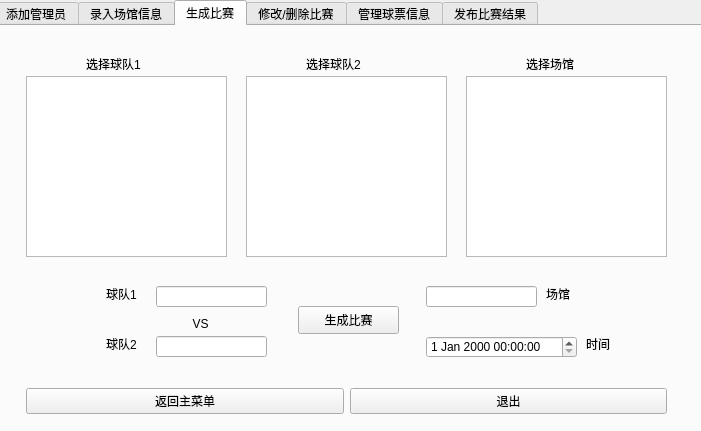
<?xml version="1.0" encoding="UTF-8"?>
<ui version="4.0">
 <class>ManOper</class>
 <widget class="QDialog" name="ManOper">
  <property name="geometry">
   <rect>
    <x>0</x>
    <y>0</y>
    <width>701</width>
    <height>431</height>
   </rect>
  </property>
  <property name="maximumSize">
   <size>
    <width>701</width>
    <height>431</height>
   </size>
  </property>
  <property name="windowTitle">
   <string>Dialog</string>
  </property>
  <widget class="QTabWidget" name="tabWidget">
   <property name="geometry">
    <rect>
     <x>-6</x>
     <y>0</y>
     <width>711</width>
     <height>441</height>
    </rect>
   </property>
   <property name="currentIndex">
    <number>2</number>
   </property>
   <widget class="QWidget" name="tab">
    <attribute name="title">
     <string>添加管理员</string>
    </attribute>
    <widget class="QWidget" name="horizontalLayoutWidget">
     <property name="geometry">
      <rect>
       <x>30</x>
       <y>350</y>
       <width>641</width>
       <height>51</height>
      </rect>
     </property>
     <layout class="QHBoxLayout" name="horizontalLayout">
      <item>
       <widget class="QPushButton" name="pushButton_2">
        <property name="text">
         <string>返回主菜单</string>
        </property>
       </widget>
      </item>
      <item>
       <widget class="QPushButton" name="pushButton">
        <property name="text">
         <string>退出</string>
        </property>
       </widget>
      </item>
     </layout>
    </widget>
    <widget class="QWidget" name="verticalLayoutWidget">
     <property name="geometry">
      <rect>
       <x>290</x>
       <y>60</y>
       <width>211</width>
       <height>201</height>
      </rect>
     </property>
     <layout class="QVBoxLayout" name="verticalLayout">
      <item>
       <widget class="QLineEdit" name="lineEdit"/>
      </item>
      <item>
       <widget class="QLineEdit" name="lineEdit_2"/>
      </item>
      <item>
       <widget class="QLineEdit" name="lineEdit_3"/>
      </item>
     </layout>
    </widget>
    <widget class="QPushButton" name="pushButton_11">
     <property name="geometry">
      <rect>
       <x>260</x>
       <y>280</y>
       <width>181</width>
       <height>31</height>
      </rect>
     </property>
     <property name="text">
      <string>添加</string>
     </property>
    </widget>
    <widget class="QWidget" name="verticalLayoutWidget_2">
     <property name="geometry">
      <rect>
       <x>200</x>
       <y>80</y>
       <width>81</width>
       <height>161</height>
      </rect>
     </property>
     <layout class="QVBoxLayout" name="verticalLayout_2">
      <item>
       <widget class="QLabel" name="label">
        <property name="text">
         <string>请输入账号</string>
        </property>
       </widget>
      </item>
      <item>
       <widget class="QLabel" name="label_2">
        <property name="text">
         <string>请输入密码</string>
        </property>
       </widget>
      </item>
      <item>
       <widget class="QLabel" name="label_3">
        <property name="text">
         <string>请确认密码</string>
        </property>
       </widget>
      </item>
     </layout>
    </widget>
   </widget>
   <widget class="QWidget" name="tab_2">
    <attribute name="title">
     <string>录入场馆信息</string>
    </attribute>
    <widget class="QWidget" name="horizontalLayoutWidget_2">
     <property name="geometry">
      <rect>
       <x>30</x>
       <y>350</y>
       <width>641</width>
       <height>51</height>
      </rect>
     </property>
     <layout class="QHBoxLayout" name="horizontalLayout_2">
      <item>
       <widget class="QPushButton" name="pushButton_3">
        <property name="text">
         <string>返回主菜单</string>
        </property>
       </widget>
      </item>
      <item>
       <widget class="QPushButton" name="pushButton_4">
        <property name="text">
         <string>退出</string>
        </property>
       </widget>
      </item>
     </layout>
    </widget>
    <widget class="QWidget" name="verticalLayoutWidget_3">
     <property name="geometry">
      <rect>
       <x>250</x>
       <y>50</y>
       <width>201</width>
       <height>251</height>
      </rect>
     </property>
     <layout class="QVBoxLayout" name="verticalLayout_3">
      <item>
       <widget class="QLineEdit" name="lineEdit_7"/>
      </item>
      <item>
       <widget class="QLineEdit" name="lineEdit_6"/>
      </item>
      <item>
       <widget class="QLineEdit" name="lineEdit_5"/>
      </item>
     </layout>
    </widget>
    <widget class="QWidget" name="verticalLayoutWidget_4">
     <property name="geometry">
      <rect>
       <x>170</x>
       <y>70</y>
       <width>81</width>
       <height>211</height>
      </rect>
     </property>
     <layout class="QVBoxLayout" name="verticalLayout_4">
      <item>
       <widget class="QLabel" name="label_4">
        <property name="text">
         <string>  场馆名</string>
        </property>
       </widget>
      </item>
      <item>
       <widget class="QLabel" name="label_5">
        <property name="text">
         <string>   地点</string>
        </property>
       </widget>
      </item>
      <item>
       <widget class="QLabel" name="label_6">
        <property name="text">
         <string>可容纳人数</string>
        </property>
       </widget>
      </item>
     </layout>
    </widget>
    <widget class="QWidget" name="verticalLayoutWidget_5">
     <property name="geometry">
      <rect>
       <x>500</x>
       <y>80</y>
       <width>111</width>
       <height>191</height>
      </rect>
     </property>
     <layout class="QVBoxLayout" name="verticalLayout_5">
      <item>
       <spacer name="verticalSpacer_2">
        <property name="orientation">
         <enum>Qt::Vertical</enum>
        </property>
        <property name="sizeHint" stdset="0">
         <size>
          <width>20</width>
          <height>40</height>
         </size>
        </property>
       </spacer>
      </item>
      <item>
       <widget class="QPushButton" name="pushButton_12">
        <property name="text">
         <string>录入场馆信息</string>
        </property>
       </widget>
      </item>
      <item>
       <spacer name="verticalSpacer">
        <property name="orientation">
         <enum>Qt::Vertical</enum>
        </property>
        <property name="sizeHint" stdset="0">
         <size>
          <width>20</width>
          <height>40</height>
         </size>
        </property>
       </spacer>
      </item>
      <item>
       <widget class="QPushButton" name="pushButton_14">
        <property name="text">
         <string>删除场馆信息</string>
        </property>
       </widget>
      </item>
      <item>
       <spacer name="verticalSpacer_3">
        <property name="orientation">
         <enum>Qt::Vertical</enum>
        </property>
        <property name="sizeHint" stdset="0">
         <size>
          <width>20</width>
          <height>40</height>
         </size>
        </property>
       </spacer>
      </item>
     </layout>
    </widget>
   </widget>
   <widget class="QWidget" name="tab_3">
    <attribute name="title">
     <string>生成比赛</string>
    </attribute>
    <widget class="QWidget" name="horizontalLayoutWidget_3">
     <property name="geometry">
      <rect>
       <x>30</x>
       <y>350</y>
       <width>641</width>
       <height>51</height>
      </rect>
     </property>
     <layout class="QHBoxLayout" name="horizontalLayout_3">
      <item>
       <widget class="QPushButton" name="pushButton_5">
        <property name="text">
         <string>返回主菜单</string>
        </property>
       </widget>
      </item>
      <item>
       <widget class="QPushButton" name="pushButton_6">
        <property name="text">
         <string>退出</string>
        </property>
       </widget>
      </item>
     </layout>
    </widget>
    <widget class="QTableView" name="tableView">
     <property name="geometry">
      <rect>
       <x>30</x>
       <y>50</y>
       <width>201</width>
       <height>181</height>
      </rect>
     </property>
    </widget>
    <widget class="QTableView" name="tableView_2">
     <property name="geometry">
      <rect>
       <x>250</x>
       <y>50</y>
       <width>201</width>
       <height>181</height>
      </rect>
     </property>
    </widget>
    <widget class="QTableView" name="tableView_3">
     <property name="geometry">
      <rect>
       <x>470</x>
       <y>50</y>
       <width>201</width>
       <height>181</height>
      </rect>
     </property>
    </widget>
    <widget class="QLineEdit" name="lineEdit_4">
     <property name="geometry">
      <rect>
       <x>160</x>
       <y>260</y>
       <width>111</width>
       <height>21</height>
      </rect>
     </property>
    </widget>
    <widget class="QLineEdit" name="lineEdit_8">
     <property name="geometry">
      <rect>
       <x>160</x>
       <y>310</y>
       <width>111</width>
       <height>21</height>
      </rect>
     </property>
    </widget>
    <widget class="QLabel" name="label_7">
     <property name="geometry">
      <rect>
       <x>190</x>
       <y>290</y>
       <width>51</width>
       <height>16</height>
      </rect>
     </property>
     <property name="text">
      <string>  VS</string>
     </property>
    </widget>
    <widget class="QLineEdit" name="lineEdit_9">
     <property name="geometry">
      <rect>
       <x>430</x>
       <y>260</y>
       <width>111</width>
       <height>21</height>
      </rect>
     </property>
    </widget>
    <widget class="QPushButton" name="pushButton_17">
     <property name="geometry">
      <rect>
       <x>302</x>
       <y>280</y>
       <width>101</width>
       <height>28</height>
      </rect>
     </property>
     <property name="text">
      <string>生成比赛</string>
     </property>
    </widget>
    <widget class="QLabel" name="label_8">
     <property name="geometry">
      <rect>
       <x>90</x>
       <y>30</y>
       <width>72</width>
       <height>15</height>
      </rect>
     </property>
     <property name="text">
      <string>选择球队1</string>
     </property>
    </widget>
    <widget class="QLabel" name="label_9">
     <property name="geometry">
      <rect>
       <x>310</x>
       <y>30</y>
       <width>72</width>
       <height>15</height>
      </rect>
     </property>
     <property name="text">
      <string>选择球队2</string>
     </property>
    </widget>
    <widget class="QLabel" name="label_10">
     <property name="geometry">
      <rect>
       <x>530</x>
       <y>30</y>
       <width>72</width>
       <height>15</height>
      </rect>
     </property>
     <property name="text">
      <string>选择场馆</string>
     </property>
    </widget>
    <widget class="QLabel" name="label_11">
     <property name="geometry">
      <rect>
       <x>110</x>
       <y>260</y>
       <width>41</width>
       <height>16</height>
      </rect>
     </property>
     <property name="text">
      <string>球队1</string>
     </property>
    </widget>
    <widget class="QLabel" name="label_12">
     <property name="geometry">
      <rect>
       <x>110</x>
       <y>310</y>
       <width>41</width>
       <height>16</height>
      </rect>
     </property>
     <property name="text">
      <string>球队2</string>
     </property>
    </widget>
    <widget class="QLabel" name="label_13">
     <property name="geometry">
      <rect>
       <x>550</x>
       <y>260</y>
       <width>41</width>
       <height>16</height>
      </rect>
     </property>
     <property name="text">
      <string>场馆</string>
     </property>
    </widget>
    <widget class="QLabel" name="label_14">
     <property name="geometry">
      <rect>
       <x>590</x>
       <y>310</y>
       <width>41</width>
       <height>16</height>
      </rect>
     </property>
     <property name="text">
      <string>时间</string>
     </property>
    </widget>
    <widget class="QDateTimeEdit" name="dateTimeEdit">
     <property name="geometry">
      <rect>
       <x>430</x>
       <y>310</y>
       <width>151</width>
       <height>22</height>
      </rect>
     </property>
    </widget>
   </widget>
   <widget class="QWidget" name="tab_6">
    <attribute name="title">
     <string>修改/删除比赛</string>
    </attribute>
    <widget class="QWidget" name="horizontalLayoutWidget_6">
     <property name="geometry">
      <rect>
       <x>30</x>
       <y>350</y>
       <width>641</width>
       <height>51</height>
      </rect>
     </property>
     <layout class="QHBoxLayout" name="horizontalLayout_6">
      <item>
       <widget class="QPushButton" name="pushButton_15">
        <property name="text">
         <string>返回主菜单</string>
        </property>
       </widget>
      </item>
      <item>
       <widget class="QPushButton" name="pushButton_16">
        <property name="text">
         <string>退出</string>
        </property>
       </widget>
      </item>
     </layout>
    </widget>
    <widget class="QTableView" name="tableView_4">
     <property name="geometry">
      <rect>
       <x>50</x>
       <y>50</y>
       <width>611</width>
       <height>181</height>
      </rect>
     </property>
    </widget>
    <widget class="QLineEdit" name="lineEdit_10">
     <property name="geometry">
      <rect>
       <x>160</x>
       <y>260</y>
       <width>111</width>
       <height>21</height>
      </rect>
     </property>
    </widget>
    <widget class="QLineEdit" name="lineEdit_11">
     <property name="geometry">
      <rect>
       <x>160</x>
       <y>310</y>
       <width>111</width>
       <height>21</height>
      </rect>
     </property>
    </widget>
    <widget class="QLabel" name="label_15">
     <property name="geometry">
      <rect>
       <x>190</x>
       <y>290</y>
       <width>51</width>
       <height>16</height>
      </rect>
     </property>
     <property name="text">
      <string>  VS</string>
     </property>
    </widget>
    <widget class="QLabel" name="label_16">
     <property name="geometry">
      <rect>
       <x>110</x>
       <y>260</y>
       <width>41</width>
       <height>16</height>
      </rect>
     </property>
     <property name="text">
      <string>球队1</string>
     </property>
    </widget>
    <widget class="QLabel" name="label_17">
     <property name="geometry">
      <rect>
       <x>110</x>
       <y>310</y>
       <width>41</width>
       <height>16</height>
      </rect>
     </property>
     <property name="text">
      <string>球队2</string>
     </property>
    </widget>
    <widget class="QLineEdit" name="lineEdit_12">
     <property name="geometry">
      <rect>
       <x>430</x>
       <y>260</y>
       <width>111</width>
       <height>21</height>
      </rect>
     </property>
    </widget>
    <widget class="QLabel" name="label_18">
     <property name="geometry">
      <rect>
       <x>550</x>
       <y>260</y>
       <width>41</width>
       <height>16</height>
      </rect>
     </property>
     <property name="text">
      <string>场馆</string>
     </property>
    </widget>
    <widget class="QPushButton" name="pushButton_18">
     <property name="geometry">
      <rect>
       <x>300</x>
       <y>260</y>
       <width>101</width>
       <height>28</height>
      </rect>
     </property>
     <property name="text">
      <string>修改比赛</string>
     </property>
    </widget>
    <widget class="QPushButton" name="pushButton_19">
     <property name="geometry">
      <rect>
       <x>300</x>
       <y>300</y>
       <width>101</width>
       <height>28</height>
      </rect>
     </property>
     <property name="text">
      <string>删除比赛</string>
     </property>
    </widget>
    <widget class="QLineEdit" name="lineEdit_13">
     <property name="geometry">
      <rect>
       <x>430</x>
       <y>310</y>
       <width>141</width>
       <height>21</height>
      </rect>
     </property>
    </widget>
    <widget class="QLabel" name="label_19">
     <property name="geometry">
      <rect>
       <x>580</x>
       <y>310</y>
       <width>41</width>
       <height>16</height>
      </rect>
     </property>
     <property name="text">
      <string>时间</string>
     </property>
    </widget>
    <widget class="QLabel" name="label_20">
     <property name="geometry">
      <rect>
       <x>80</x>
       <y>30</y>
       <width>72</width>
       <height>15</height>
      </rect>
     </property>
     <property name="text">
      <string>球队1</string>
     </property>
    </widget>
    <widget class="QLabel" name="label_21">
     <property name="geometry">
      <rect>
       <x>180</x>
       <y>30</y>
       <width>72</width>
       <height>15</height>
      </rect>
     </property>
     <property name="text">
      <string>球队2</string>
     </property>
    </widget>
    <widget class="QLabel" name="label_22">
     <property name="geometry">
      <rect>
       <x>270</x>
       <y>30</y>
       <width>72</width>
       <height>15</height>
      </rect>
     </property>
     <property name="text">
      <string>比赛场馆</string>
     </property>
    </widget>
    <widget class="QLabel" name="label_23">
     <property name="geometry">
      <rect>
       <x>400</x>
       <y>30</y>
       <width>72</width>
       <height>15</height>
      </rect>
     </property>
     <property name="text">
      <string>地点</string>
     </property>
    </widget>
    <widget class="QLabel" name="label_24">
     <property name="geometry">
      <rect>
       <x>540</x>
       <y>30</y>
       <width>72</width>
       <height>15</height>
      </rect>
     </property>
     <property name="text">
      <string>时间</string>
     </property>
    </widget>
   </widget>
   <widget class="QWidget" name="tab_4">
    <attribute name="title">
     <string>管理球票信息</string>
    </attribute>
    <widget class="QWidget" name="horizontalLayoutWidget_4">
     <property name="geometry">
      <rect>
       <x>30</x>
       <y>350</y>
       <width>641</width>
       <height>51</height>
      </rect>
     </property>
     <layout class="QHBoxLayout" name="horizontalLayout_4">
      <item>
       <widget class="QPushButton" name="pushButton_7">
        <property name="text">
         <string>返回主菜单</string>
        </property>
       </widget>
      </item>
      <item>
       <widget class="QPushButton" name="pushButton_8">
        <property name="text">
         <string>退出</string>
        </property>
       </widget>
      </item>
     </layout>
    </widget>
    <widget class="QTableView" name="tableView_6">
     <property name="geometry">
      <rect>
       <x>50</x>
       <y>50</y>
       <width>611</width>
       <height>181</height>
      </rect>
     </property>
    </widget>
    <widget class="QLineEdit" name="lineEdit_18">
     <property name="geometry">
      <rect>
       <x>330</x>
       <y>260</y>
       <width>91</width>
       <height>21</height>
      </rect>
     </property>
    </widget>
    <widget class="QLabel" name="label_36">
     <property name="geometry">
      <rect>
       <x>260</x>
       <y>260</y>
       <width>61</width>
       <height>16</height>
      </rect>
     </property>
     <property name="text">
      <string>输入票价</string>
     </property>
    </widget>
    <widget class="QPushButton" name="pushButton_21">
     <property name="geometry">
      <rect>
       <x>300</x>
       <y>300</y>
       <width>93</width>
       <height>28</height>
      </rect>
     </property>
     <property name="text">
      <string>发售</string>
     </property>
    </widget>
    <widget class="QLabel" name="label_37">
     <property name="geometry">
      <rect>
       <x>80</x>
       <y>30</y>
       <width>41</width>
       <height>16</height>
      </rect>
     </property>
     <property name="text">
      <string>球队1</string>
     </property>
    </widget>
    <widget class="QLabel" name="label_38">
     <property name="geometry">
      <rect>
       <x>150</x>
       <y>30</y>
       <width>41</width>
       <height>16</height>
      </rect>
     </property>
     <property name="text">
      <string>球队2</string>
     </property>
    </widget>
    <widget class="QLabel" name="label_39">
     <property name="geometry">
      <rect>
       <x>220</x>
       <y>30</y>
       <width>41</width>
       <height>16</height>
      </rect>
     </property>
     <property name="text">
      <string>场馆</string>
     </property>
    </widget>
    <widget class="QLabel" name="label_40">
     <property name="geometry">
      <rect>
       <x>300</x>
       <y>30</y>
       <width>41</width>
       <height>16</height>
      </rect>
     </property>
     <property name="text">
      <string>地点</string>
     </property>
    </widget>
    <widget class="QLabel" name="label_41">
     <property name="geometry">
      <rect>
       <x>380</x>
       <y>30</y>
       <width>41</width>
       <height>16</height>
      </rect>
     </property>
     <property name="text">
      <string>时间</string>
     </property>
    </widget>
    <widget class="QLabel" name="label_42">
     <property name="geometry">
      <rect>
       <x>550</x>
       <y>30</y>
       <width>41</width>
       <height>16</height>
      </rect>
     </property>
     <property name="text">
      <string>状态</string>
     </property>
    </widget>
    <widget class="QLabel" name="label_43">
     <property name="geometry">
      <rect>
       <x>600</x>
       <y>30</y>
       <width>41</width>
       <height>16</height>
      </rect>
     </property>
     <property name="text">
      <string>票数</string>
     </property>
    </widget>
    <widget class="QLabel" name="label_44">
     <property name="geometry">
      <rect>
       <x>500</x>
       <y>30</y>
       <width>31</width>
       <height>16</height>
      </rect>
     </property>
     <property name="text">
      <string>价格</string>
     </property>
    </widget>
   </widget>
   <widget class="QWidget" name="tab_5">
    <attribute name="title">
     <string>发布比赛结果</string>
    </attribute>
    <widget class="QWidget" name="horizontalLayoutWidget_5">
     <property name="geometry">
      <rect>
       <x>30</x>
       <y>350</y>
       <width>641</width>
       <height>51</height>
      </rect>
     </property>
     <layout class="QHBoxLayout" name="horizontalLayout_5">
      <item>
       <widget class="QPushButton" name="pushButton_9">
        <property name="text">
         <string>返回主菜单</string>
        </property>
       </widget>
      </item>
      <item>
       <widget class="QPushButton" name="pushButton_10">
        <property name="text">
         <string>退出</string>
        </property>
       </widget>
      </item>
     </layout>
    </widget>
    <widget class="QTableView" name="tableView_5">
     <property name="geometry">
      <rect>
       <x>50</x>
       <y>50</y>
       <width>611</width>
       <height>181</height>
      </rect>
     </property>
    </widget>
    <widget class="QLabel" name="label_25">
     <property name="geometry">
      <rect>
       <x>90</x>
       <y>30</y>
       <width>72</width>
       <height>15</height>
      </rect>
     </property>
     <property name="text">
      <string>球队1</string>
     </property>
    </widget>
    <widget class="QLabel" name="label_26">
     <property name="geometry">
      <rect>
       <x>230</x>
       <y>30</y>
       <width>72</width>
       <height>15</height>
      </rect>
     </property>
     <property name="text">
      <string>球队2</string>
     </property>
    </widget>
    <widget class="QLabel" name="label_27">
     <property name="geometry">
      <rect>
       <x>380</x>
       <y>30</y>
       <width>72</width>
       <height>15</height>
      </rect>
     </property>
     <property name="text">
      <string>比赛场馆</string>
     </property>
    </widget>
    <widget class="QLabel" name="label_29">
     <property name="geometry">
      <rect>
       <x>540</x>
       <y>30</y>
       <width>41</width>
       <height>16</height>
      </rect>
     </property>
     <property name="text">
      <string>时间</string>
     </property>
    </widget>
    <widget class="QLabel" name="label_28">
     <property name="geometry">
      <rect>
       <x>160</x>
       <y>30</y>
       <width>41</width>
       <height>16</height>
      </rect>
     </property>
     <property name="text">
      <string>得分</string>
     </property>
    </widget>
    <widget class="QLabel" name="label_30">
     <property name="geometry">
      <rect>
       <x>300</x>
       <y>30</y>
       <width>41</width>
       <height>16</height>
      </rect>
     </property>
     <property name="text">
      <string>得分</string>
     </property>
    </widget>
    <widget class="QLineEdit" name="lineEdit_14">
     <property name="geometry">
      <rect>
       <x>160</x>
       <y>260</y>
       <width>111</width>
       <height>21</height>
      </rect>
     </property>
    </widget>
    <widget class="QLabel" name="label_31">
     <property name="geometry">
      <rect>
       <x>110</x>
       <y>260</y>
       <width>41</width>
       <height>16</height>
      </rect>
     </property>
     <property name="text">
      <string>球队1</string>
     </property>
    </widget>
    <widget class="QLineEdit" name="lineEdit_15">
     <property name="geometry">
      <rect>
       <x>160</x>
       <y>310</y>
       <width>111</width>
       <height>21</height>
      </rect>
     </property>
    </widget>
    <widget class="QLabel" name="label_32">
     <property name="geometry">
      <rect>
       <x>190</x>
       <y>290</y>
       <width>51</width>
       <height>16</height>
      </rect>
     </property>
     <property name="text">
      <string>  VS</string>
     </property>
    </widget>
    <widget class="QLabel" name="label_33">
     <property name="geometry">
      <rect>
       <x>110</x>
       <y>310</y>
       <width>41</width>
       <height>16</height>
      </rect>
     </property>
     <property name="text">
      <string>球队2</string>
     </property>
    </widget>
    <widget class="QLineEdit" name="lineEdit_16">
     <property name="geometry">
      <rect>
       <x>330</x>
       <y>260</y>
       <width>61</width>
       <height>21</height>
      </rect>
     </property>
    </widget>
    <widget class="QLabel" name="label_34">
     <property name="geometry">
      <rect>
       <x>290</x>
       <y>260</y>
       <width>41</width>
       <height>16</height>
      </rect>
     </property>
     <property name="text">
      <string>得分</string>
     </property>
    </widget>
    <widget class="QLineEdit" name="lineEdit_17">
     <property name="geometry">
      <rect>
       <x>330</x>
       <y>310</y>
       <width>61</width>
       <height>21</height>
      </rect>
     </property>
    </widget>
    <widget class="QLabel" name="label_35">
     <property name="geometry">
      <rect>
       <x>290</x>
       <y>310</y>
       <width>41</width>
       <height>16</height>
      </rect>
     </property>
     <property name="text">
      <string>得分</string>
     </property>
    </widget>
    <widget class="QPushButton" name="pushButton_20">
     <property name="geometry">
      <rect>
       <x>440</x>
       <y>270</y>
       <width>101</width>
       <height>41</height>
      </rect>
     </property>
     <property name="text">
      <string>录入比赛结果</string>
     </property>
    </widget>
   </widget>
  </widget>
 </widget>
 <resources/>
 <connections/>
</ui>
